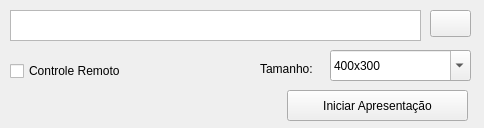
<?xml version="1.0" encoding="UTF-8"?>
<ui version="4.0">
 <class>ChooseDocumentWidget</class>
 <widget class="QWidget" name="ChooseDocumentWidget">
  <property name="geometry">
   <rect>
    <x>0</x>
    <y>0</y>
    <width>484</width>
    <height>128</height>
   </rect>
  </property>
  <property name="windowTitle">
   <string>PyWebNCL - Selecionando a Apresentação NCL</string>
  </property>
  <widget class="QPushButton" name="btn_choose_file">
   <property name="geometry">
    <rect>
     <x>430</x>
     <y>10</y>
     <width>41</width>
     <height>27</height>
    </rect>
   </property>
   <property name="text">
    <string/>
   </property>
   <property name="icon">
    <iconset resource="icons.qrc">
     <normaloff>:/i/folder_open.png</normaloff>:/i/folder_open.png</iconset>
   </property>
   <property name="iconSize">
    <size>
     <width>25</width>
     <height>25</height>
    </size>
   </property>
  </widget>
  <widget class="QTextEdit" name="txt_document_name">
   <property name="geometry">
    <rect>
     <x>10</x>
     <y>10</y>
     <width>411</width>
     <height>31</height>
    </rect>
   </property>
   <property name="textInteractionFlags">
    <set>Qt::TextSelectableByKeyboard|Qt::TextSelectableByMouse</set>
   </property>
  </widget>
  <widget class="QCheckBox" name="ckb_remote_control">
   <property name="geometry">
    <rect>
     <x>10</x>
     <y>60</y>
     <width>151</width>
     <height>22</height>
    </rect>
   </property>
   <property name="text">
    <string>Controle Remoto</string>
   </property>
  </widget>
  <widget class="QLabel" name="lbl_size">
   <property name="geometry">
    <rect>
     <x>260</x>
     <y>60</y>
     <width>66</width>
     <height>17</height>
    </rect>
   </property>
   <property name="text">
    <string>Tamanho:</string>
   </property>
  </widget>
  <widget class="QComboBox" name="cmb_size">
   <property name="geometry">
    <rect>
     <x>330</x>
     <y>50</y>
     <width>141</width>
     <height>31</height>
    </rect>
   </property>
   <property name="editable">
    <bool>true</bool>
   </property>
   <item>
    <property name="text">
     <string>400x300</string>
    </property>
   </item>
   <item>
    <property name="text">
     <string>480x360</string>
    </property>
   </item>
   <item>
    <property name="text">
     <string>800x600</string>
    </property>
   </item>
   <item>
    <property name="text">
     <string>1024x768</string>
    </property>
   </item>
   <item>
    <property name="text">
     <string>1280x720</string>
    </property>
   </item>
   <item>
    <property name="text">
     <string>1920x1080</string>
    </property>
   </item>
  </widget>
  <widget class="QPushButton" name="btn_start">
   <property name="geometry">
    <rect>
     <x>287</x>
     <y>90</y>
     <width>181</width>
     <height>31</height>
    </rect>
   </property>
   <property name="text">
    <string>Iniciar Apresentação</string>
   </property>
   <property name="icon">
    <iconset resource="icons.qrc">
     <normaloff>:/i/button_blue_play.png</normaloff>:/i/button_blue_play.png</iconset>
   </property>
   <property name="iconSize">
    <size>
     <width>25</width>
     <height>25</height>
    </size>
   </property>
  </widget>
 </widget>
 <resources>
  <include location="icons.qrc"/>
 </resources>
 <connections/>
</ui>
